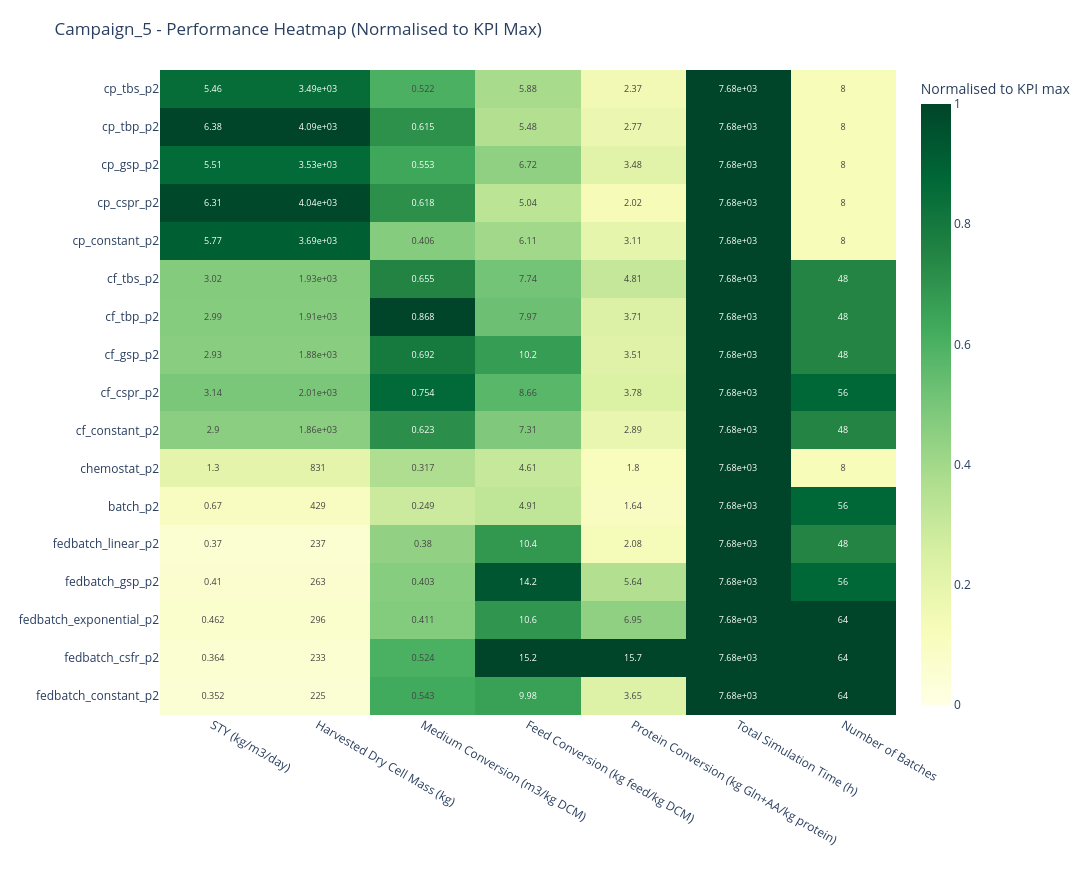

The notebook cell this image was saved under:
### Code cell
# Heatmap of normalized KPI values across runs, with original values as annotations
import plotly.graph_objects as go

if "plot_cols" not in globals() or not plot_cols:
    raise ValueError("No KPI columns available to plot.")

# Normalized heatmap using a zero baseline and the observed column maximum
heat_data = plot_data_ordered.set_index("short_label")[plot_cols].astype(float)
heat_norm = heat_data.divide(heat_data.max().replace(0, 1), axis=1)
heat_norm.columns = [KPI_LABELS_MAIN.get(c, c) for c in heat_norm.columns]

# Annotate with original (non-normalized) values
text_vals = heat_data.rename(columns=KPI_LABELS_MAIN).map(lambda v: f"{v:.3g}").values

fig2 = go.Figure(
    data=go.Heatmap(
        z=heat_norm.values,
        x=list(heat_norm.columns),
        y=list(heat_norm.index),
        text=text_vals,
        texttemplate="%{text}",
        textfont={"size": 9},
        colorscale="YlGn",
        zmin=0.0,
        zmax=1.0,
        colorbar={"title": "Normalised to KPI max"},
        hovertemplate=(
            "<b>%{y}</b><br>"
            + "%{x}<br>"
            + "Normalised: %{z:.3f}<extra></extra>"
        ),
    )
)

fig2.update_layout(
    title=f"{CAMPAIGN_LABEL} - Performance Heatmap (Normalised to KPI Max)",
    xaxis_title="",
    width=max(900, 220 + 170 * len(heat_norm.columns)),
    height=max(420, 120 + 45 * len(heat_norm.index)),
    margin=dict(l=160, r=40, t=70, b=70),
    template="plotly_white",
)

fig2.update_xaxes(tickangle=30)

fig2.show()

### Figure 1 — Plotly figure (JSON) as saved in the notebook; plotly's stock layout.template omitted (floating-point values rounded to 4 significant figures)
{"data": [{"colorbar": {"title": {"text": "Normalised to KPI max"}}, "colorscale": [[0, "rgb(255,255,229)"], [0.125, "rgb(247,252,185)"], [0.25, "rgb(217,240,163)"], [0.375, "rgb(173,221,142)"], [0.5, "rgb(120,198,121)"], [0.625, "rgb(65,171,93)"], [0.75, "rgb(35,132,67)"], [0.875, "rgb(0,104,55)"], [1, "rgb(0,69,41)"]], "hovertemplate": "<b>%{y}</b><br>%{x}<br>Normalised: %{z:.3f}<extra></extra>", "text": [["0.352", "225", "0.543", "9.98", "3.65", "7.68e+03", "64"], ["0.364", "233", "0.524", "15.2", "15.7", "7.68e+03", "64"], ["0.462", "296", "0.411", "10.6", "6.95", "7.68e+03", "64"], ["0.41", "263", "0.403", "14.2", "5.64", "7.68e+03", "56"], ["0.37", "237", "0.38", "10.4", "2.08", "7.68e+03", "48"], ["0.67", "429", "0.249", "4.91", "1.64", "7.68e+03", "56"], ["1.3", "831", "0.317", "4.61", "1.8", "7.68e+03", "8"], ["2.9", "1.86e+03", "0.623", "7.31", "2.89", "7.68e+03", "48"], ["3.14", "2.01e+03", "0.754", "8.66", "3.78", "7.68e+03", "56"], ["2.93", "1.88e+03", "0.692", "10.2", "3.51", "7.68e+03", "48"], ["2.99", "1.91e+03", "0.868", "7.97", "3.71", "7.68e+03", "48"], ["3.02", "1.93e+03", "0.655", "7.74", "4.81", "7.68e+03", "48"], ["5.77", "3.69e+03", "0.406", "6.11", "3.11", "7.68e+03", "8"], ["6.31", "4.04e+03", "0.618", "5.04", "2.02", "7.68e+03", "8"], ["5.51", "3.53e+03", "0.553", "6.72", "3.48", "7.68e+03", "8"], ["6.38", "4.09e+03", "0.615", "5.48", "2.77", "7.68e+03", "8"], ["5.46", "3.49e+03", "0.522", "5.88", "2.37", "7.68e+03", "8"]], "textfont": {"size": 9}, "texttemplate": "%{text}", "type": "heatmap", "x": ["STY (kg/m3/day)", "Harvested Dry Cell Mass (kg)", "Medium Conversion (m3/kg DCM)", "Feed Conversion (kg feed/kg DCM)", "Protein Conversion (kg Gln+AA/kg protein)", "Total Simulation Time (h)", "Number of Batches"], "y": ["fedbatch_constant_p2", "fedbatch_csfr_p2", "fedbatch_exponential_p2", "fedbatch_gsp_p2", "fedbatch_linear_p2", "batch_p2", "chemostat_p2", "cf_constant_p2", "cf_cspr_p2", "cf_gsp_p2", "cf_tbp_p2", "cf_tbs_p2", "cp_constant_p2", "cp_cspr_p2", "cp_gsp_p2", "cp_tbp_p2", "cp_tbs_p2"], "z": [[0.05507, 0.05507, 0.6253, 0.6579, 0.2329, 1.0, 1.0], [0.05709, 0.05709, 0.6038, 1.0, 1.0, 1.0, 1.0], [0.07242, 0.07242, 0.4739, 0.6969, 0.4443, 1.0, 1.0], [0.06427, 0.06427, 0.4641, 0.9378, 0.3602, 1.0, 0.875], [0.05795, 0.05795, 0.4383, 0.6872, 0.1331, 1.0, 0.75], [0.105, 0.105, 0.2871, 0.3241, 0.1051, 1.0, 0.875], [0.2035, 0.2035, 0.3658, 0.3041, 0.1152, 1.0, 0.125], [0.4549, 0.4549, 0.7186, 0.4821, 0.1845, 1.0, 0.75], [0.4923, 0.4923, 0.8686, 0.5713, 0.2418, 1.0, 0.875], [0.4589, 0.4589, 0.7977, 0.6704, 0.2243, 1.0, 0.75], [0.4682, 0.4682, 1.0, 0.5259, 0.237, 1.0, 0.75], [0.4726, 0.4726, 0.7549, 0.5104, 0.3071, 1.0, 0.75], [0.9031, 0.9031, 0.4675, 0.4032, 0.1989, 1.0, 0.125], [0.9877, 0.9877, 0.7122, 0.3322, 0.1292, 1.0, 0.125], [0.8636, 0.8636, 0.6377, 0.4435, 0.2222, 1.0, 0.125], [1.0, 1.0, 0.7086, 0.3617, 0.1768, 1.0, 0.125], [0.8548, 0.8548, 0.6011, 0.3879, 0.1513, 1.0, 0.125]], "zmax": 1, "zmin": 0}], "layout": {"height": 885, "margin": {"b": 70, "l": 160, "r": 40, "t": 70}, "title": {"text": "Campaign_5 - Performance Heatmap (Normalised to KPI Max)"}, "width": 1410, "xaxis": {"tickangle": 30, "title": {"text": ""}}}}
